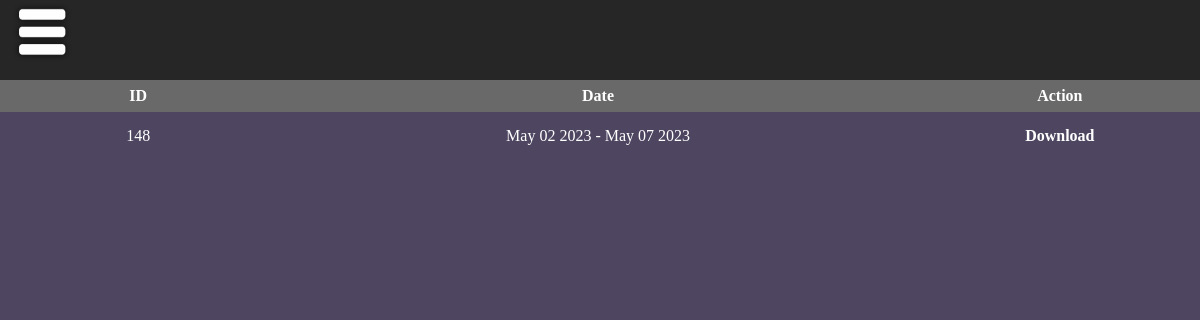
Screenshot of /mobile-application/option-entry/salary.php (signed in) with the database file from the repository.
### tables this page shows
CREATE TABLE `tbl_payroll_list` (
  `Payroll_ID` int(11) NOT NULL,
  `Payroll_Start` date NOT NULL,
  `Payroll_End` date NOT NULL,
  `Payroll_Date` date NOT NULL,
  `Payroll_Status` varchar(15) NOT NULL,
  `Payroll_Emp_Type` varchar(15) NOT NULL,
  `Payroll_Set_date_ID` int(11) NOT NULL
);

### mobile-application/option-entry/salary.php (the view, shortened to what this page needs)
<?php
include "../../connection/connection.php";
$id = $_SESSION['emp_id'];
$select_list = "SELECT * FROM `tbl_payroll_list` WHERE Payroll_Status = 'Generated'";
$query_list = mysqli_query($conn,$select_list);
$fetch_list = mysqli_fetch_assoc($query_list);
?>
<!DOCTYPE html>
<html>
<head>
	<link rel="stylesheet" type="text/css" href="entry.css">
</head>
<body>
	<div class="container">
		<div class="nav_var">
			<a href="javascript: nav_open();"><img id="nav-icon" src="nav-icon.png"></a>
		</div>
		<div class="table-salary">
			<table>
				<thead>
					<tr>
						<th>ID</th>
						<th style="width:700px;">Date</th>
						<th>Action</th>
					</tr>
				</thead>
				<?php do{ if(isset($fetch_list['Payroll_ID'])){ ?>
				<tbody>
					<tr>
						<td><?php echo $fetch_list['Payroll_ID']; ?></td>
						<td><?php echo date('F d Y',strtotime($fetch_list['Payroll_Start'])) . " - " . date('F d Y',strtotime($fetch_list['Payroll_End'])) ?></td>
						<td><a id="download" href="print_ind_payslip.php?id=<?php echo $id; ?>&payroll_id=<?php echo $fetch_list['Payroll_ID']; ?>">Download</a></td>
					</tr>
				</tbody>
			<?php } }while($fetch_list=$query_list->fetch_assoc()); ?>
			</table>
		</div>
	</div>
</body>
</html>

### mobile-application/option-entry/entry.css (style rules this page uses)
* { padding: 0; margin: 0; box-sizing:border-box ; }
body,html { position: relative; height: 100%; width: 100%; }
.container { position: relative; height: 100%; width: 100%; display: flex; flex-direction: column; background-color: #4e4661; }
.nav_var { position: relative; height: 10%; width: 100%; background-color: #262626; display: flex; justify-content: left; }
#nav-icon { height: 2.5em; width: 2.5em; }
.nav_var a { position: relative; margin-left: .5em; font-size: 1.5em; font-weight: 600; margin-top: .1em; }
.table-salary { height: 90%; width: 100%; position: relative; }
.table-salary table { position: relative; width: 100%; border-collapse: collapse; }
.table-salary table tr th { position: relative; width: 300px; font-weight: 600; color: white; background-color: dimgray; line-height: 2; }
.table-salary table tr td { text-align: center; line-height: 3; color: white; }
#download { color: white; font-weight: 600; font-size: 1em; text-decoration: none; }

### rows the page displays
tbl_payroll_list: Payroll_ID "148", Payroll_Start "May 02 2023", Payroll_End "May 07 2023"
